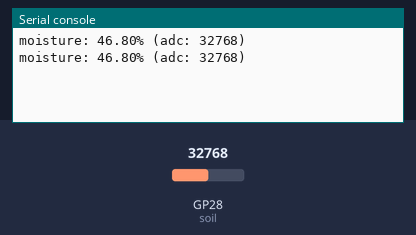
A program run on a simulated Raspberry Pi Pico running MicroPython. Parts: the last lines printed to the serial console. The inputs (shaded band) are chosen by the test bench; at power-on: GP28 (soil) = 32768 (analog values on the 0–65535 scale).

Above: at 1.2 s.
1.3 s: GP28 (soil) set to 44655
At 2.6 s:
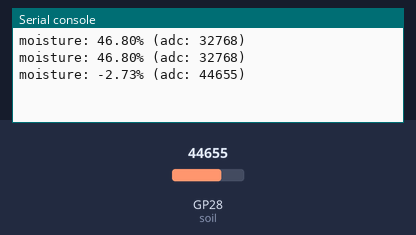
2.8 s: GP28 (soil) set to 45874
At 3.7 s:
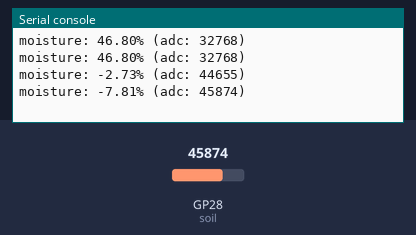
Timing chart, 0 to 5.8 s (numbered marks = the images above; inputs shaded):
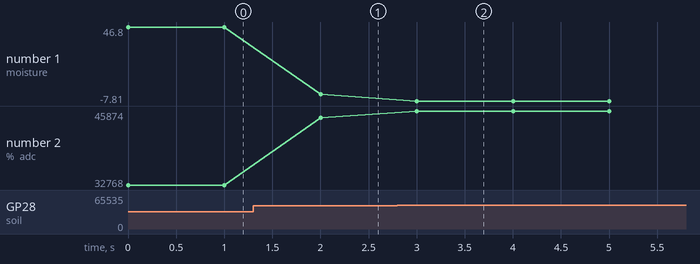

Measured:
- after the input at 1.3 s, the serial console: prints a new line after 0.70 s (image 1)
- after the input at 2.8 s, the serial console: prints a new line after 0.20 s (image 2)
- plotted number 1: 46.8 → -2.73 after the input at 1.3 s, -2.73 → -7.81 after the input at 2.8 s
- plotted number 2: 32768 → 44655 after the input at 1.3 s, 44655 → 45874 after the input at 2.8 s

The program:

capsoil-adafruit.py
```python
from machine import ADC, Pin
import utime

soil = ADC(Pin(28))

min_moisture=20000
max_moisture=44000

readDelay = 1.0

while True:
    moisture = (max_moisture-soil.read_u16())*100/(max_moisture-min_moisture)
    print("moisture: " + "%.2f" % moisture +"% (adc: "+str(soil.read_u16())+")")
    utime.sleep(readDelay)
```
